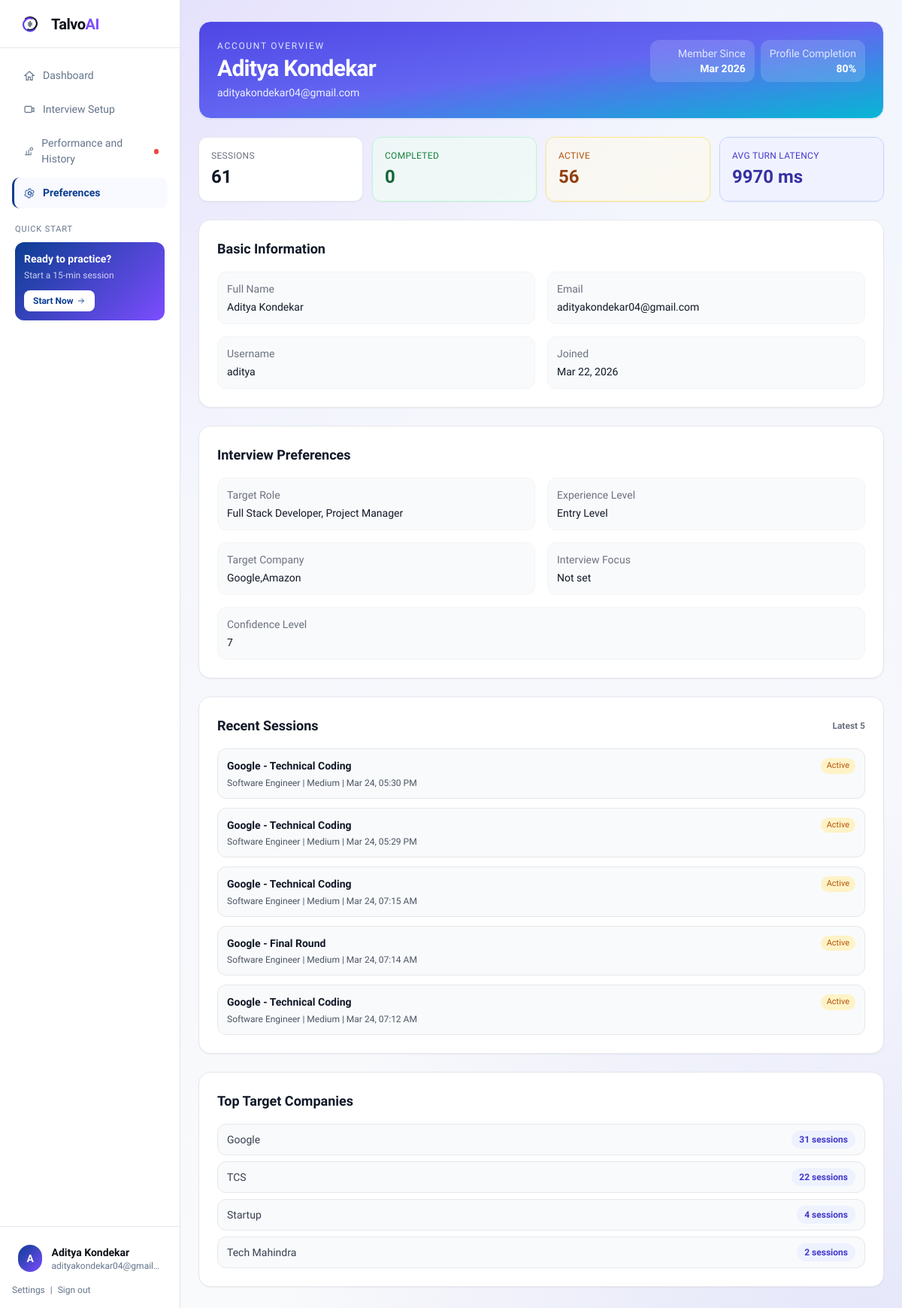
The page /profile/ (signed in) on the database as committed earlier.
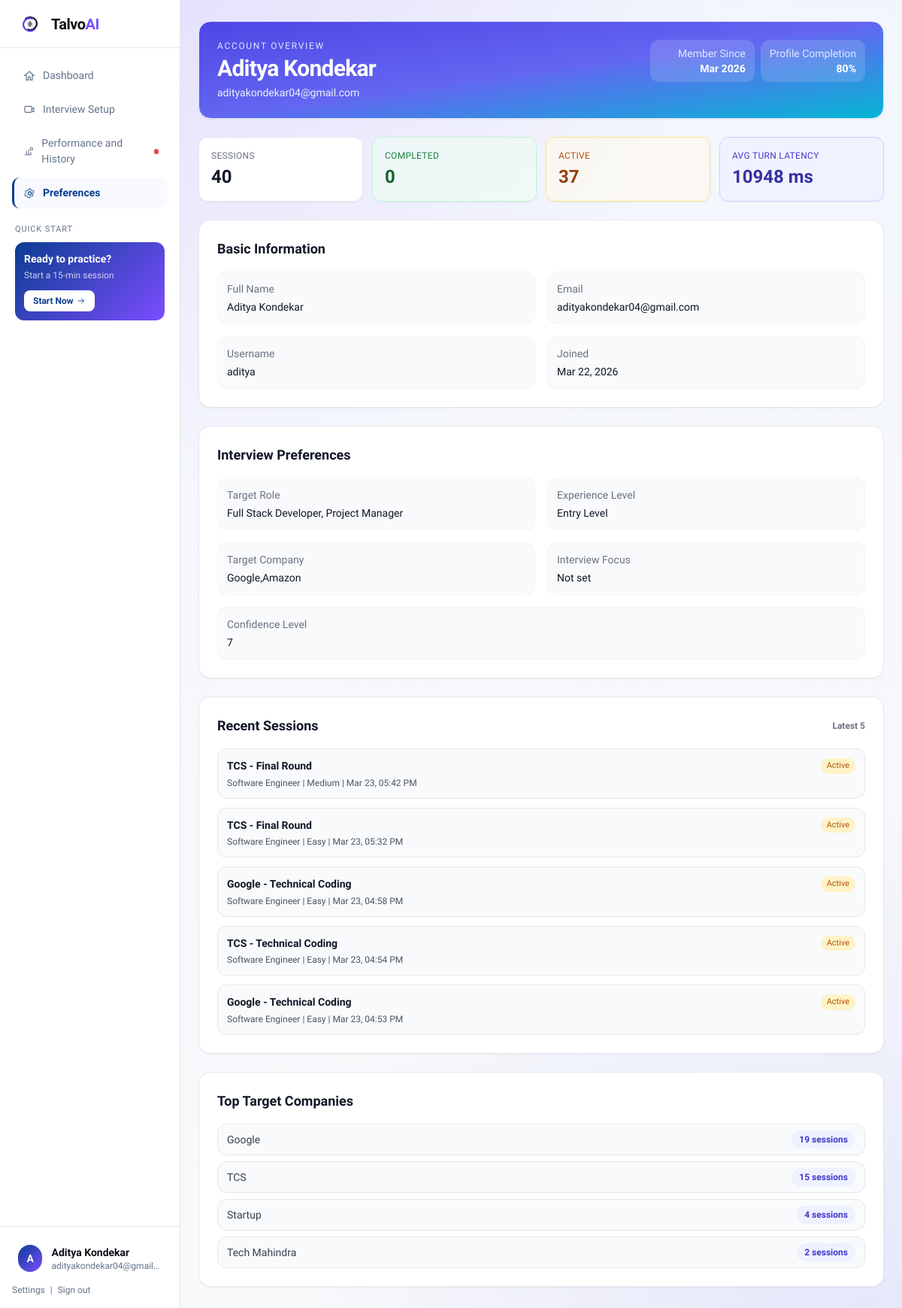
The same page on the database as committed later.
### talvo1/models.py (models this page shows, shortened)
class UserProfile(models.Model):
	EXPERIENCE_CHOICES = [
		('entry', 'Entry Level'),
		('mid', 'Mid Level'),
		('senior', 'Senior Level'),
		('lead', 'Lead / Manager'),
	]
	user = models.OneToOneField(settings.AUTH_USER_MODEL, on_delete=models.CASCADE, related_name='profile')
	target_role = models.CharField(max_length=140)
	experience_level = models.CharField(max_length=20, choices=EXPERIENCE_CHOICES)
	target_company = models.CharField(max_length=140)
	interview_focus = models.CharField(max_length=180, blank=True)
	confidence_level = models.PositiveSmallIntegerField(
		null=True,
		blank=True,
		validators=[MinValueValidator(1), MaxValueValidator(10)],
	)
	resume_file = models.FileField(upload_to='resumes/', blank=True, null=True)
	resume_text = models.TextField(blank=True)
	profile_completed = models.BooleanField(default=False)
	created_at = models.DateTimeField(auto_now_add=True)
	updated_at = models.DateTimeField(auto_now=True)

class InterviewSession(models.Model):
	STATUS_ACTIVE = 'active'
	STATUS_COMPLETED = 'completed'
	STATUS_ABORTED = 'aborted'
	STATUS_CHOICES = [
		(STATUS_ACTIVE, 'Active'),
		(STATUS_COMPLETED, 'Completed'),
		(STATUS_ABORTED, 'Aborted'),
	]
	user = models.ForeignKey(settings.AUTH_USER_MODEL, on_delete=models.CASCADE, related_name='interview_sessions')
	target_role = models.CharField(max_length=140)
	target_company = models.CharField(max_length=140)
	difficulty = models.CharField(max_length=20, default='Medium')
	interview_type = models.CharField(max_length=40, default='Behavioral')
	include_resume = models.BooleanField(default=False)
	resume_context = models.TextField(blank=True)
	status = models.CharField(max_length=20, choices=STATUS_CHOICES, default=STATUS_ACTIVE)
	started_at = models.DateTimeField(auto_now_add=True)
	updated_at = models.DateTimeField(auto_now=True)

### talvo1/views.py (the view)
# urls.py: path('profile/', views.profile_page, name='profile_page'),
@login_required
def profile_page(request):
	context = _build_user_metrics_context(request.user)
	return render(request, 'profile.html', context)

### templates/profile.html (shortened to what this page needs)
<!DOCTYPE html>
<html lang="en">
<head>
  <script src="https://cdn.tailwindcss.com?plugins=forms,container-queries"></script>
</head>
<body class="bg-gray-50 text-gray-900 flex min-h-screen">
  {% include 'partials/sidebar.html' %}
  <div class="flex-1 min-w-0 flex flex-col min-h-screen">
    <main class="max-w-7xl mx-auto w-full px-6 py-7 space-y-6">
      <header class="rounded-2xl border border-indigo-100 bg-gradient-to-br from-indigo-600 via-indigo-500 to-cyan-500 p-6 text-white shadow-sm">
        <div class="flex flex-wrap items-start justify-between gap-4">
          <div class="space-y-1">
            <p class="text-xs uppercase tracking-[0.14em] text-indigo-100">Account Overview</p>
            <h1 class="text-3xl font-semibold tracking-tight">{{ request.user.get_full_name|default:request.user.username }}</h1>
            <p class="text-sm text-indigo-50">{{ request.user.email|default:'No email on file' }}</p>
          </div>
          <div class="grid grid-cols-2 gap-2 text-right text-xs sm:text-sm">
            <div class="rounded-xl bg-white/15 px-3 py-2 backdrop-blur">
              <p class="text-indigo-100">Member Since</p>
              <p class="font-semibold text-white">{{ request.user.date_joined|date:'M Y' }}</p>
            </div>
            <div class="rounded-xl bg-white/15 px-3 py-2 backdrop-blur">
              <p class="text-indigo-100">Profile Completion</p>
              <p class="font-semibold text-white">{{ profile_completion }}%</p>
            </div>
          </div>
        </div>
      </header>
      <section class="grid grid-cols-2 md:grid-cols-4 gap-3">
        <article class="rounded-xl border border-gray-200 bg-white p-4 shadow-sm">
          <p class="text-xs uppercase tracking-wide text-gray-500">Sessions</p>
          <p class="mt-1 text-2xl font-bold text-gray-900">{{ total_sessions }}</p>
        </article>
        <article class="rounded-xl border border-green-200 bg-green-50/60 p-4 shadow-sm">
          <p class="text-xs uppercase tracking-wide text-green-700">Completed</p>
          <p class="mt-1 text-2xl font-bold text-green-800">{{ completed_sessions }}</p>
        </article>
        <article class="rounded-xl border border-amber-200 bg-amber-50/60 p-4 shadow-sm">
          <p class="text-xs uppercase tracking-wide text-amber-700">Active</p>
          <p class="mt-1 text-2xl font-bold text-amber-800">{{ active_sessions }}</p>
        </article>
        <article class="rounded-xl border border-indigo-200 bg-indigo-50/70 p-4 shadow-sm">
          <p class="text-xs uppercase tracking-wide text-indigo-700">Avg Turn Latency</p>
          <p class="mt-1 text-2xl font-bold text-indigo-800">{{ avg_processing_ms }} ms</p>
        </article>
      </section>
      <section class="grid grid-cols-1 xl:grid-cols-[1.1fr_.9fr] gap-6">
        <div class="space-y-6">
          <article class="rounded-2xl border border-gray-200 bg-white p-6 shadow-sm">
            <h2 class="text-lg font-bold text-gray-900">Basic Information</h2>
            <dl class="mt-4 grid grid-cols-1 md:grid-cols-2 gap-4 text-sm">
              <div class="rounded-xl border border-gray-100 bg-gray-50 p-3">
                <dt class="text-gray-500">Full Name</dt>
                <dd class="mt-1 font-medium text-gray-900">{{ request.user.get_full_name|default:'Not set' }}</dd>
              </div>
              <div class="rounded-xl border border-gray-100 bg-gray-50 p-3">
                <dt class="text-gray-500">Email</dt>
                <dd class="mt-1 font-medium text-gray-900 break-all">{{ request.user.email|default:'Not set' }}</dd>
              </div>
              <div class="rounded-xl border border-gray-100 bg-gray-50 p-3">
                <dt class="text-gray-500">Username</dt>
                <dd class="mt-1 font-medium text-gray-900">{{ request.user.username }}</dd>
              </div>
              <div class="rounded-xl border border-gray-100 bg-gray-50 p-3">
                <dt class="text-gray-500">Joined</dt>
                <dd class="mt-1 font-medium text-gray-900">{{ request.user.date_joined|date:'M d, Y' }}</dd>
              </div>
            </dl>
          </article>
          <article class="rounded-2xl border border-gray-200 bg-white p-6 shadow-sm">
            <h2 class="text-lg font-bold text-gray-900">Interview Preferences</h2>
            <dl class="mt-4 grid grid-cols-1 md:grid-cols-2 gap-4 text-sm">
              <div class="rounded-xl border border-gray-100 bg-gray-50 p-3">
                <dt class="text-gray-500">Target Role</dt>
                <dd class="mt-1 font-medium text-gray-900">{{ profile.target_role|default:'Not set' }}</dd>
              </div>
              <div class="rounded-xl border border-gray-100 bg-gray-50 p-3">
                <dt class="text-gray-500">Experience Level</dt>
                <dd class="mt-1 font-medium text-gray-900">{{ profile.get_experience_level_display|default:'Not set' }}</dd>
              </div>
              <div class="rounded-xl border border-gray-100 bg-gray-50 p-3">
                <dt class="text-gray-500">Target Company</dt>
                <dd class="mt-1 font-medium text-gray-900">{{ profile.target_company|default:'Not set' }}</dd>
              </div>
              <div class="rounded-xl border border-gray-100 bg-gray-50 p-3">
                <dt class="text-gray-500">Interview Focus</dt>
                <dd class="mt-1 font-medium text-gray-900">{{ profile.interview_focus|default:'Not set' }}</dd>
              </div>
              <div class="rounded-xl border border-gray-100 bg-gray-50 p-3 md:col-span-2">
                <dt class="text-gray-500">Confidence Level</dt>
                <dd class="mt-1 font-medium text-gray-900">{{ profile.confidence_level|default:'Not set' }}</dd>
              </div>
            </dl>
          </article>
        </div>
        <div class="space-y-6">
          <article class="rounded-2xl border border-gray-200 bg-white p-6 shadow-sm">
            <div class="flex items-center justify-between">
              <h2 class="text-lg font-bold text-gray-900">Recent Sessions</h2>
              <span class="text-xs font-semibold text-gray-500">Latest 5</span>
            </div>
            <div class="mt-4 space-y-3">
              {% for session in recent_sessions %}
                <div class="rounded-xl border border-gray-200 bg-gray-50 p-3">
                  <div class="flex items-start justify-between gap-2">
                    <p class="text-sm font-semibold text-gray-900">{{ session.target_company }} - {{ session.interview_type }}</p>
                    <span class="text-[11px] rounded-full px-2 py-0.5 {% if session.status == 'completed' %}bg-green-100 text-green-700{% elif session.status == 'active' %}bg-amber-100 text-amber-700{% else %}bg-rose-100 text-rose-700{% endif %}">{{ session.status|title }}</span>
                  </div>
                  <p class="mt-1 text-xs text-gray-600">{{ session.target_role }} | {{ session.difficulty }} | {{ session.started_at|date:'M d, h:i A' }}</p>
                </div>
              {% empty %}
                <p class="rounded-xl border border-dashed border-gray-200 bg-gray-50 p-4 text-sm text-gray-500">No interview sessions yet. Start one from Interview Setup.</p>
              {% endfor %}
            </div>
          </article>
          <article class="rounded-2xl border border-gray-200 bg-white p-6 shadow-sm">
            <h2 class="text-lg font-bold text-gray-900">Top Target Companies</h2>
            <div class="mt-4 space-y-2">
              {% for item in top_companies %}
                <div class="flex items-center justify-between rounded-xl border border-gray-200 bg-gray-50 px-3 py-2 text-sm">
                  <span class="font-medium text-gray-700">{{ item.target_company|default:'Unknown' }}</span>
                  <span class="rounded-full bg-indigo-50 px-2.5 py-1 text-xs font-semibold text-indigo-700">{{ item.total }} sessions</span>
                </div>
              {% empty %}
                <p class="text-sm text-gray-500">No company trends yet.</p>
              {% endfor %}
            </div>
          </article>
        </div>
      </section>
    </main>
  </div>
</body>
</html>

### templates/partials/sidebar.html (shortened to what this page needs)
{% with current=request.resolver_match.url_name %}
<aside class="w-[240px] flex-shrink-0 bg-white border-r border-[#E2E8F0] hidden md:flex flex-col h-screen sticky top-0 z-40 shadow-sm">
  <div class="h-16 flex items-center px-6 border-b border-[#E2E8F0]">
    <a href="{% url 'dashboard' %}" class="flex items-center gap-3 text-xl font-bold tracking-tight text-[#0D1117]">
      <span>Talvo<span class="text-[#7C4DFF]">AI</span></span>
    </a>
  </div>
  <div class="flex-1 overflow-y-auto py-4 px-4 space-y-1">
    <a href="{% url 'dashboard' %}" class="tsb-nav-item {% if current == 'dashboard' %}active{% endif %}">
      <svg class="h-4 w-4" viewBox="0 0 24 24" fill="{% if current == 'dashboard' %}currentColor{% else %}none{% endif %}" stroke="currentColor"><path d="M12 3l9 8h-3v9h-4v-6H10v6H6v-9H3l9-8z" stroke-width="1.8"/></svg>
      Dashboard
    </a>
    <a href="{% url 'interview_setup' %}" class="tsb-nav-item {% if current == 'interview_setup' %}active{% endif %}">
      <svg class="h-4 w-4" viewBox="0 0 24 24" fill="none" stroke="currentColor"><rect x="3" y="5" width="14" height="12" rx="2" stroke-width="1.8"/><path d="M17 10l4-2v8l-4-2" stroke-width="1.8" stroke-linecap="round" stroke-linejoin="round"/></svg>
      Interview Setup
    </a>
    <a href="{% url 'history_page' %}" class="tsb-nav-item {% if current == 'history_page' or current == 'replay_page' or current == 'feedback_dashboard' or current == 'results_page' %}active{% endif %}">
      <svg class="h-4 w-4" viewBox="0 0 24 24" fill="none" stroke="currentColor"><path d="M4 20h12" stroke-width="1.8" stroke-linecap="round"/><path d="M7 20v-8M12 20V9M17 20v-5" stroke-width="1.8" stroke-linecap="round"/><circle cx="18" cy="7" r="3" stroke-width="1.8"/></svg>
      Performance and History
      <span class="tsb-notice-dot"></span>
    </a>
    <a href="{% url 'settings_page' %}" class="tsb-nav-item {% if current == 'settings_page' or current == 'profile_page' %}active{% endif %}">
      Preferences
    </a>
    <div class="pt-4 px-1">
      <p class="text-[11px] tracking-[0.08em] uppercase text-[#64748B]">Quick Start</p>
      <div class="mt-2 rounded-xl p-3 text-white" style="background: linear-gradient(135deg, #0B3D91, #7C4DFF);">
        <p class="text-sm font-semibold">Ready to practice?</p>
        <p class="mt-1 text-xs text-white/75">Start a 15-min session</p>
        <a href="{% url 'interview_setup' %}" class="mt-3 inline-flex items-center gap-1 rounded-lg bg-white px-3 py-1.5 text-xs font-semibold text-[#0B3D91]">Start Now
          <svg class="h-3 w-3" viewBox="0 0 24 24" fill="none" stroke="currentColor"><path d="M5 12h14M13 6l6 6-6 6" stroke-width="1.8" stroke-linecap="round" stroke-linejoin="round"/></svg>
        </a>
      </div>
    </div>
  </div>
  <div class="border-t border-[#E2E8F0] px-4 py-4">
    <a href="{% url 'profile_page' %}" class="flex items-center gap-3 rounded-xl p-2 hover:bg-slate-50">
      <span class="inline-flex h-9 w-9 items-center justify-center rounded-full text-sm font-semibold text-white" style="background: linear-gradient(135deg, #0B3D91, #7C4DFF);">
        {{ request.user.first_name|default:request.user.email|slice:':1'|upper }}
      </span>
      <span class="min-w-0">
        <span class="block truncate text-sm font-semibold text-[#0D1117]">{{ request.user.get_full_name|default:request.user.email|default:'User Account' }}</span>
        <span class="block truncate text-xs text-[#64748B]">{{ request.user.email|default:'Signed in user' }}</span>
      </span>
    </a>
    <div class="mt-2 text-xs text-[#64748B]">
      <a href="{% url 'settings_page' %}" class="hover:text-[#0D1117]">Settings</a>
      <span class="px-1">|</span>
      <form method="post" action="{% url 'logout_user' %}" class="inline">
        <button type="submit" class="tsb-link-button hover:text-[#0D1117]">Sign out</button>
      </form>
    </div>
  </div>
</aside>
{% endwith %}

### templates/profile.html (style rules this page uses)
body { font-family:'Plus Jakarta Sans',sans-serif; }

### templates/partials/sidebar.html (style rules this page uses)
.tsb-nav-item { border-left: 3px solid transparent; color: #64748B; font-size: 14px; font-weight: 400; padding: 10px 12px; border-radius: 10px; display: flex; align-items: center; gap: 10px; transition: all 150ms ease; }
.tsb-nav-item.active { border-left-color: #0B3D91; color: #0B3D91; font-weight: 600; background: #F8FAFF; }
.tsb-notice-dot { width: 7px; height: 7px; border-radius: 999px; background: #EF4444; margin-left: auto; }
.tsb-link-button { background: transparent; border: 0; padding: 0; margin: 0; font: inherit; color: inherit; cursor: pointer; }

### templates/partials/global_ui_enhancements.html (style rules this page uses)
:root { --ui-focus-ring: 0 0 0 3px rgba(79, 70, 229, 0.22); --ui-mobile-z: 80; }
body.ui-page-ready { animation: uiFadeIn 220ms ease-out; }
body.ui-page-ready.ui-violet-shell { background-image: radial-gradient(circle at 12% -8%, rgba(139, 92, 246, 0.16), transparent 38%), radial-gradient(circle at 95% 105%, rgba(99, 102, 241, 0.14), transparent 36%), linear-gradient(180deg, rgba(238, 242, 255, 0.58), rgba(249, 250, 251, 0.9)); background-attachment: fixed; background-size: cover; }

Rows that differ between the two databases and show on the page:
removed InterviewSession: target_company "Google", interview_type "Technical Coding", status "Active", target_role "Software Engineer", difficulty "Medium", started_at "Mar 24, 05:30 PM"
removed InterviewSession: target_company "Google", interview_type "Technical Coding", status "Active", target_role "Software Engineer", difficulty "Medium", started_at "Mar 24, 05:29 PM"
removed InterviewSession: target_company "Google", interview_type "Technical Coding", status "Active", target_role "Software Engineer", difficulty "Medium", started_at "Mar 24, 07:15 AM"
removed InterviewSession: target_company "Google", interview_type "Final Round", status "Active", target_role "Software Engineer", difficulty "Medium", started_at "Mar 24, 07:14 AM"
removed InterviewSession: target_company "Google", interview_type "Technical Coding", status "Active", target_role "Software Engineer", difficulty "Medium", started_at "Mar 24, 07:12 AM"
now on this page (row unchanged): InterviewSession: target_company "TCS", interview_type "Final Round", status "Active", target_role "Software Engineer", difficulty "Medium", started_at "Mar 23, 05:42 PM"
now on this page (row unchanged): InterviewSession: target_company "TCS", interview_type "Final Round", status "Active", target_role "Software Engineer", difficulty "Easy", started_at "Mar 23, 05:32 PM"
now on this page (row unchanged): InterviewSession: target_company "Google", interview_type "Technical Coding", status "Active", target_role "Software Engineer", difficulty "Easy", started_at "Mar 23, 04:58 PM"
now on this page (row unchanged): InterviewSession: target_company "TCS", interview_type "Technical Coding", status "Active", target_role "Software Engineer", difficulty "Easy", started_at "Mar 23, 04:54 PM"
now on this page (row unchanged): InterviewSession: target_company "Google", interview_type "Technical Coding", status "Active", target_role "Software Engineer", difficulty "Easy", started_at "Mar 23, 04:53 PM"
Other text that changed with them:
{{ total_sessions }}: "61" → "40"
{{ active_sessions }}: "56" → "37"
{{ avg_processing_ms }}: "9970" → "10948"
new list line: "Google 19 sessions"
new list line: "TCS 15 sessions"
list line gone: "Google 31 sessions"
list line gone: "TCS 22 sessions"
